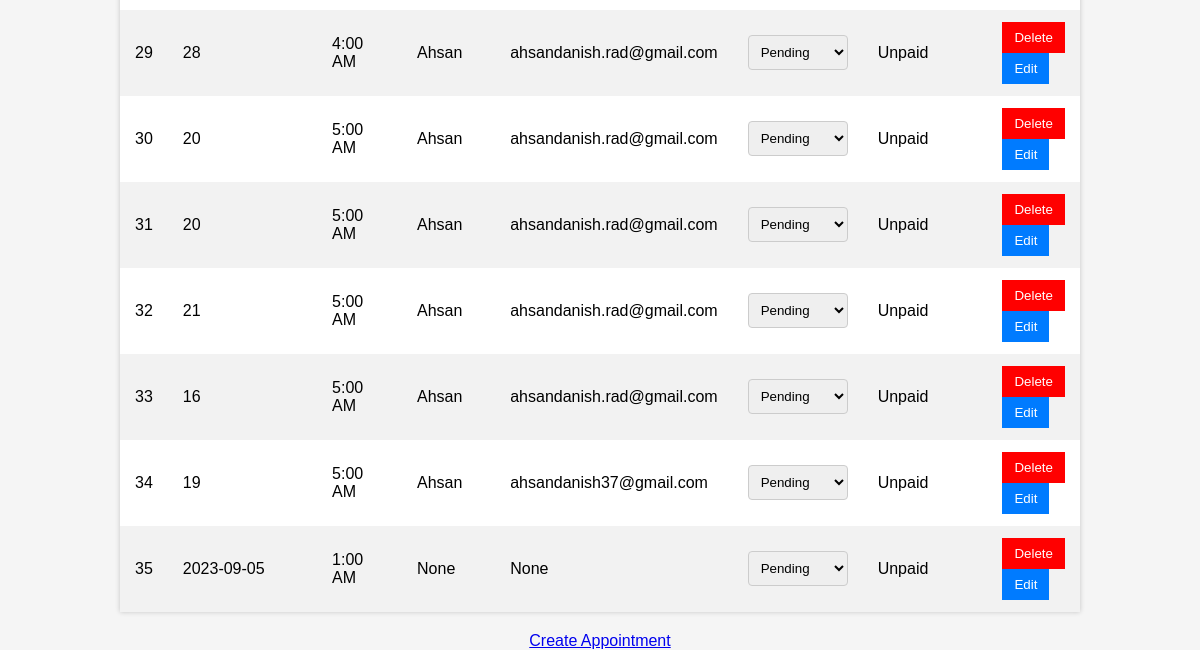
The page /admin_view (signed in, lower part) on the database as committed earlier.
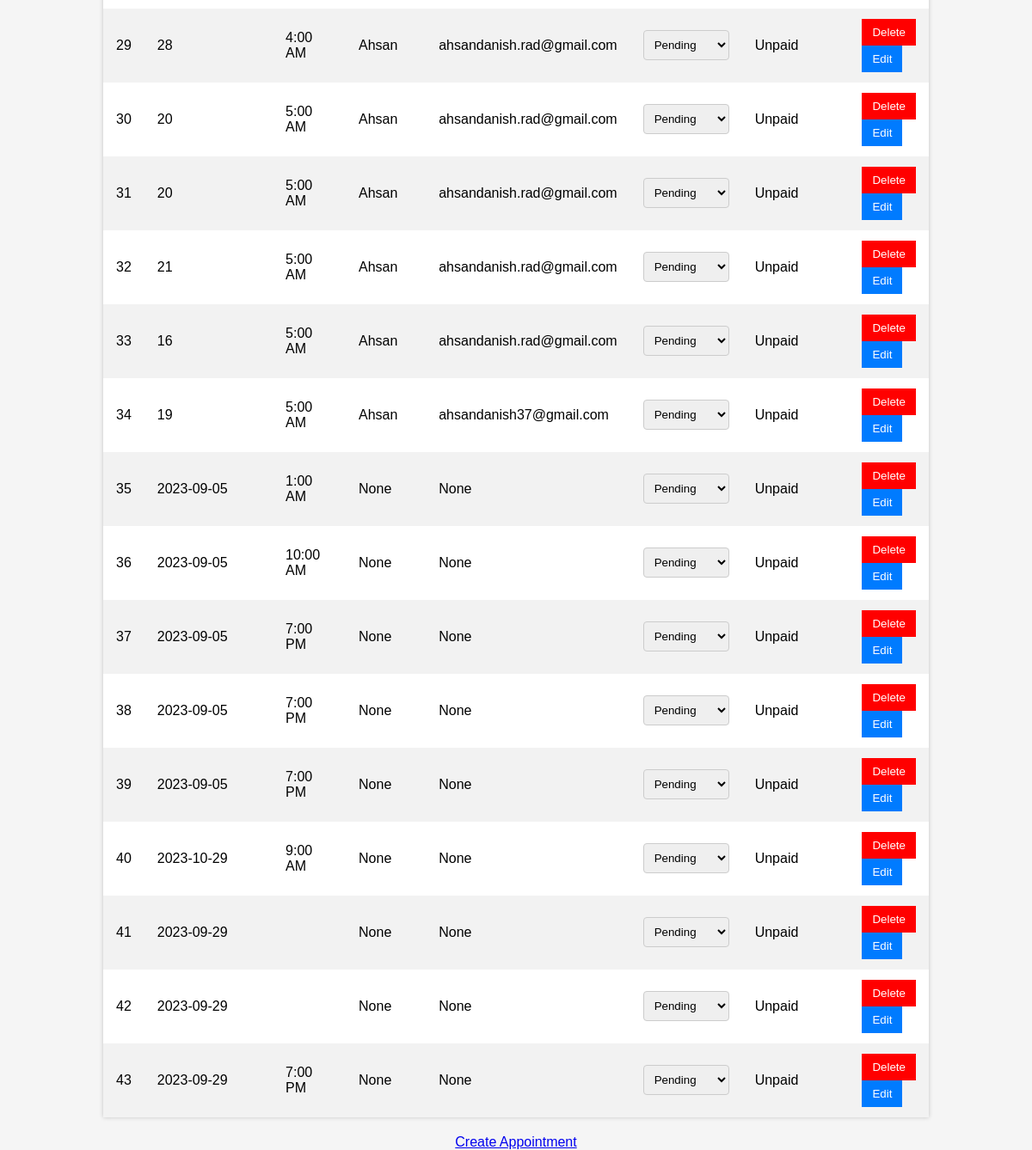
The same page on the database as committed later.
### app.py (models this page shows)
class Appointment(db.Model):
    id = db.Column(db.Integer, primary_key=True)
    full_name = db.Column(db.String)
    email = db.Column(db.String)
    status = db.Column(db.String)
    payment_status = db.Column(db.String)
    date = db.Column(db.String)
    start_time = db.Column(db.String)  # Change the type to String
    end_time = db.Column(db.String)

### app.py (the view, shortened to what this page needs)
@app.route('/admin_view', methods=['GET', 'POST'])
def admin_view():
    if 'admin_authenticated' not in session or not session['admin_authenticated']:
        return redirect(url_for('login'))
    appointments = Appointment.query.all()
    booked_slots = db.session.query(BookedSlot, Appointment).join(Appointment).all()
    availability_slots = [slot for slot, _ in booked_slots if slot.status == "unavailable"]
    return render_template('admin_view.html', appointments=appointments , booked_slots= booked_slots ,availability_slots=availability_slots )

### templates/admin_view.html (shortened to what this page needs)
<!DOCTYPE html>
<html>
<head>
</head>
<body>
    <div class="tab-content active" id="appointmentsTab">
        <table>
            <tbody>
                {% for appointment in appointments %}
                <tr>
                    <td>{{ appointment.id }}</td>
                    <td>{{ appointment.date.split(" ")[0]}}</td>
                    <td>{{ appointment.start_time }}</td>
                    <td>{{ appointment.full_name }}</td>
                    <td>{{ appointment.email }}</td>
                    <td>
                        <select name="appointment_status">
                            <option value="pending" {% if appointment.status == 'pending' %}selected{% endif %}>Pending</option>
                        </select>
                    </td>
                    <td>{{ appointment.payment_status }}</td>
                    <td>
                        <form method="POST" action="{{ url_for('admin_view') }}">
                            <button type="submit" id="delete_button" name="action" value="delete" class="delete_button">Delete</button>
                        </form>
                        <form method="GET" action="{{ url_for('edit_appointment', appointment_id=appointment.id) }}">
                            <button type="submit">Edit</button>
                        </form>
                    </td>
                </tr>
                {% endfor %}
            </tbody>
        </table>
        <a href="{{ url_for('create_appointment') }}">Create Appointment</a>
    </div>
</body>
</html>

### templates/admin_view.html (style rules this page uses)
body { font-family: Arial, sans-serif; margin: 0; padding: 0; background-color: #f5f5f5; }
table { margin: 20px auto; border-collapse: collapse; width: 80%; background-color: #fff; box-shadow: 0px 0px 5px 0px rgba(0, 0, 0, 0.2); }
tr:nth-child(even) { background-color: #f2f2f2; }
select { padding: 8px; border: 1px solid #ccc; border-radius: 4px; }
.delete_button { background-color: red !important; }
a { display: block; text-align: center; margin-top: 20px; }
.tab-content { display: none; }
.tab-content.active { display: block; }

Rows that differ between the two databases and show on the page:
added Appointment: id "36", date "2023-09-05", start_time "10:00 AM", full_name "None", email "None", payment_status "Unpaid"
added Appointment: id "37", date "2023-09-05", start_time "7:00 PM", full_name "None", email "None", payment_status "Unpaid"
added Appointment: id "38", date "2023-09-05", start_time "7:00 PM", full_name "None", email "None", payment_status "Unpaid"
added Appointment: id "39", date "2023-09-05", start_time "7:00 PM", full_name "None", email "None", payment_status "Unpaid"
added Appointment: id "40", date "2023-10-29", start_time "9:00 AM", full_name "None", email "None", payment_status "Unpaid"
added Appointment: id "41", date "2023-09-29", full_name "None", email "None", payment_status "Unpaid"
added Appointment: id "42", date "2023-09-29", full_name "None", email "None", payment_status "Unpaid"
added Appointment: id "43", date "2023-09-29", start_time "7:00 PM", full_name "None", email "None", payment_status "Unpaid"
